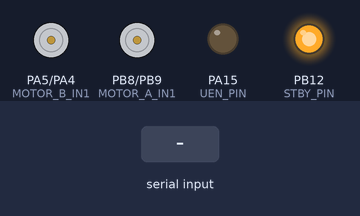
Bench run of a sketch on a simulated STM32 Blue Pill. Shown: motor-driver pin pairs drawn as motors (green arrow = first pin HIGH = forward, orange = second pin HIGH = backward, longer = more drive, scaled by the enable pin, stopped while the standby pin is LOW), output pins drawn as LEDs (lit = HIGH). The inputs (shaded band) are chosen by the test bench. What the sketch prints to the serial monitor is not drawn.

Above: at 2.7 s.
2.8 s: "1" received over the second serial link
At 3.7 s:
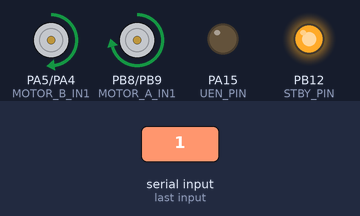
4.3 s: "0" received over the second serial link
At 4.8 s:
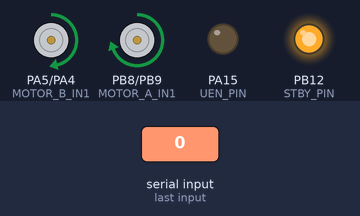
5.8 s: "2" received over the second serial link
At 7.2 s:
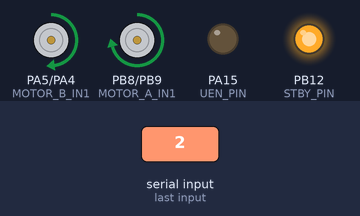
Timing chart, 0 to 8.8 s (numbered marks = the images above; inputs shaded):
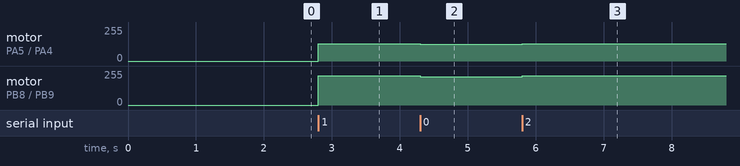

Measured:
- after the input at 2.8 s, motor on PA5 (MOTOR_B_IN1) / PA4 (MOTOR_B_IN2): stopped → forward 130/255 at once; motor on PB8 (MOTOR_A_IN1) / PB9 (MOTOR_A_IN2): stopped → forward 218/255 at once
- after the input at 4.3 s, motor on PA5 (MOTOR_B_IN1) / PA4 (MOTOR_B_IN2): forward 130/255 → forward 124/255 at once; motor on PB8 (MOTOR_A_IN1) / PB9 (MOTOR_A_IN2): forward 218/255 → forward 212/255 at once
- after the input at 5.8 s, motor on PA5 (MOTOR_B_IN1) / PA4 (MOTOR_B_IN2): forward 124/255 → forward 130/255 at once; motor on PB8 (MOTOR_A_IN1) / PB9 (MOTOR_A_IN2): forward 212/255 → forward 218/255 at once

The sketch:

stm-v5-most-centered-block.ino
```cpp
#include <Arduino.h>

// Set WEBSERVER to 0 to disable ESP32 communication
#define WEBSERVER 0

// Set USB_DEBUG to 1 to enable detailed Serial output for debugging
#define USB_DEBUG 0

// Set LINE_SENSOR_MODE to 1 for Raw Mode (calculate position from 8 bits)
#define LINE_SENSOR_MODE 1

#if WEBSERVER
#include <SoftwareSerial.h>
#endif

// --- Pin Definitions ---
#define MOTOR_A_PWM PA1
#define MOTOR_A_IN1 PB8
#define MOTOR_A_IN2 PB9
#define MOTOR_B_PWM PA6
#define MOTOR_B_IN1 PA5
#define MOTOR_B_IN2 PA4
#define UEN_PIN PA15
#define STBY_PIN PB12
#define JUNCTION_PULSE PB4

#if WEBSERVER
#define ESP_RX_PIN PB7     // SL
#define ESP_TX_PIN PB6
#endif

const int SENSOR_BAUD_RATE = 230400; // 5
const int DEBUG_BAUD_RATE = 115200;

#if WEBSERVER
SoftwareSerial espSerial(ESP_RX_PIN, ESP_TX_PIN);
const int ESP_BAUD_RATE = 9600;
#endif

// --- PID and Motor Control Variables ---
float Kp = 4.4;
float Kd = 6;
int SLOW_SPEED = 165;         // The minimum speed for navigating sharp curves
int baseSpeed = 170;          // Keep below 180
int maxSpeed = 255;
int setPoint = 35;
int minSpeed = -255;          // not used

int lastError = 0;
int error = 0;

unsigned long previousTime = 0;  // Time of the last PD calculation (microseconds)

#if WEBSERVER
String received = "";        // Buffer for incoming ESP32 data
bool readingSerial = false;  // Flag indicating if currently reading a command
bool validPrefix = false;    // Flag indicating if the first 2 chars form a valid prefix
#endif

// --- State variables for line tracking and memory ---
const int LAST_END_LEFT = 0;
const int LAST_END_RIGHT = 1;
const int LAST_END_UNKNOWN = 2; // Represents an expired or unknown state
int last_end = LAST_END_UNKNOWN;  // Where the line was last seen. Start as unknown.
const int LAST_END_UPDATE_THRESHOLD = 30;  // Minimum error magnitude to update last_end

// --- Timeout for last_end memory ---
unsigned long last_end_update_time = 0; // Timestamp for the last update
unsigned int LAST_END_TIMEOUT_MS = 200; // "Forget" the last direction after x ms of not seeing a turn.

// --- Grace period for handling dashed lines ---
unsigned long line_lost_time = 0; // Timestamp for when the line was first lost
unsigned int DASHED_LINE_GRACE_PERIOD_MS = 150; // Continue straight for 150ms over gaps

// --- Turn Speeds for Line Lost ---
int LINE_LOST_TURN_SPEED = 255;
int LINE_LOST_PIVOT_SPEED = -255;

// Defines the types of features the robot can identify on the track.
enum LineFeature {
  NORMAL_LINE,   // A standard line that PID can follow.
  JUNCTION,      // A cross-intersection or T-junction (all sensors are on).
  LINE_LOST      // No line is detected by any sensor.
};


struct LineAnalysisResult {
  int position;
  LineFeature featureType;
  bool isComplex; // True if more than one block of sensors is detected
};


void stopmotors();
void pidTurn(int error, bool isComplex);
void motorspeed(int rightmotorspeed, int leftmotorspeed);
void handleLineLost();
LineAnalysisResult analyzeSensorData(uint8_t rawSensorByte);


#if WEBSERVER
bool isValidPrefix(String prefix);
void processCommand(String commandString);
#endif

void setup() {
    // Always begin USB Serial
    Serial.begin(DEBUG_BAUD_RATE);
    delay(1500);
    Serial.println("Initializing USB Debug Serial...");

#if WEBSERVER
    espSerial.begin(ESP_BAUD_RATE);
    Serial.println("Initializing Software Serial for ESP32 comms (PB7=RX, PB6=TX)...");
#endif

    // Always initialize Hardware Serial for the Line Sensor
    Serial1.begin(SENSOR_BAUD_RATE);
    Serial.println("Initializing Hardware Serial1 for Line Sensor...");

    Serial.println("Initializing GPIO Pins...");
    pinMode(MOTOR_A_PWM, OUTPUT);
    pinMode(MOTOR_A_IN1, OUTPUT);
    pinMode(MOTOR_A_IN2, OUTPUT);
    pinMode(MOTOR_B_PWM, OUTPUT);
    pinMode(MOTOR_B_IN1, OUTPUT);
    pinMode(MOTOR_B_IN2, OUTPUT);
    pinMode(STBY_PIN, OUTPUT);
    digitalWrite(STBY_PIN, HIGH);
    pinMode(UEN_PIN, OUTPUT);
    digitalWrite(UEN_PIN, LOW);
    pinMode(JUNCTION_PULSE, INPUT);

    Serial.println("Setup Complete.");
    previousTime = micros();
}

LineAnalysisResult analyzeSensorData(uint8_t rawSensorByte) {
    LineAnalysisResult result;
    result.position = 255; // Default invalid position
    result.isComplex = false; // Default to not complex

    if (rawSensorByte == 0xFF) {
        result.featureType = JUNCTION;
        result.position = 35; // Center position
        return result;
    }
    if (rawSensorByte == 0x00) {
        result.featureType = LINE_LOST;
        return result;
    }

    // --- Convert byte to array ---
    uint8_t sensors[8];
    for (int i = 0; i < 8; i++) {
        sensors[i] = (rawSensorByte >> i) & 0x01;
    }

    // --- Block Finding Logic ---
    int weights[8] = {0, 10, 20, 30, 40, 50, 60, 70};

    struct Block { int start; int len; };
    Block blocks[8]; // Max 8 blocks (e.g., 10101010)
    int block_count = 0;

    // Step 1: Find all contiguous blocks of 'on' sensors
    for (int i = 0; i < 8; ) {
        if (sensors[i] == 1) {
            blocks[block_count].start = i;
            blocks[block_count].len = 0;
            while (i < 8 && sensors[i] == 1) {
                blocks[block_count].len++;
                i++;
            }
            block_count++;
        } else {
            i++;
        }
    }

    if (block_count > 1) {
        result.isComplex = true;
    }

    if (block_count == 0) {
        result.featureType = LINE_LOST;
        return result;
    }

    // Step 2: Find the most centered block
    // This logic replaces the previous "find largest block" logic.
    // It calculates which block is closest to the center of the sensor array (index 3.5)
    // and selects that one to follow. This is more robust for handling forks in the line.
    int most_centered_block_idx = 0;
    if (block_count > 1) {
        float min_dist_to_center = 100.0; // Initialize with a large value
        for (int i = 0; i < block_count; i++) {
            // Calculate the center of the current block
            float block_center = (float)blocks[i].start + ((float)blocks[i].len - 1.0) / 2.0;
            // Calculate the distance from the array's absolute center (3.5)
            float dist_to_center = abs(block_center - 3.5);
            if (dist_to_center < min_dist_to_center) {
                min_dist_to_center = dist_to_center;
                most_centered_block_idx = i;
            }
        }
    }

    // Step 3: Calculate position based on the chosen (most centered) block
    int weighted_sum = 0;
    int sum_of_readings = 0;
    for (int i = blocks[most_centered_block_idx].start; i < blocks[most_centered_block_idx].start + blocks[most_centered_block_idx].len; i++) {
        // We know sensors[i] is 1 inside the block, so we can just add the weight
        weighted_sum += weights[i];
        sum_of_readings++;
    }
    if (sum_of_readings > 0) {
        result.position = weighted_sum / sum_of_readings;
    }

    // If we've gotten this far, we have a normal line reading
    result.featureType = NORMAL_LINE;

    return result;
}


void loop() {
    // Check if the last_end memory has expired due to driving straight for too long
    if (last_end != LAST_END_UNKNOWN && millis() - last_end_update_time > LAST_END_TIMEOUT_MS) {
#if USB_DEBUG
        Serial.println("last_end memory expired. Resetting to UNKNOWN.");
#endif
        last_end = LAST_END_UNKNOWN;
    }

    if (Serial1.available()) {
#if LINE_SENSOR_MODE == 1
        uint8_t rawSensorByte = Serial1.read();
        LineAnalysisResult lineState = analyzeSensorData(rawSensorByte);

        switch (lineState.featureType) {
            case NORMAL_LINE: {
                // If we found the line, reset the dashed line grace period timer
                line_lost_time = 0;

                error = lineState.position - setPoint;

                bool on_left_edge = (rawSensorByte & 0b00000001);
                bool on_right_edge = (rawSensorByte & 0b10000000);

                if (on_left_edge) {
                    last_end = LAST_END_LEFT;
                    last_end_update_time = millis();
                } else if (on_right_edge) {
                    last_end = LAST_END_RIGHT;
                    last_end_update_time = millis();
                }
                pidTurn(error, lineState.isComplex);
                break;
            }
            case JUNCTION: {
                // Reset dashed line timer at junctions as well
                line_lost_time = 0;
#if USB_DEBUG
                Serial.println("Action: Junction Detected. Moving straight and slow.");
#endif
                motorspeed(120, 120);
                break;
            }
            case LINE_LOST: {
                // --- Dashed Line and Line Lost Logic ---
                // Only consider dashed lines if our memory has expired (we're likely on a straight).
                if (last_end == LAST_END_UNKNOWN) {
                    if (line_lost_time == 0) {
                        line_lost_time = millis();
#if USB_DEBUG
                        Serial.println("Line Lost (state UNKNOWN) - Starting grace period for dashed line...");
#endif
                        // Coast forward by continuing previous motor speeds, handled by pidTurn not being called.
                    } else if (millis() - line_lost_time > DASHED_LINE_GRACE_PERIOD_MS) {
                        // Grace period expired. The line is truly lost.
#if USB_DEBUG
                        Serial.println("Grace period expired. Action: Line Lost, UNKNOWN.");
#endif
                        handleLineLost();  // does absolutly nothing in this case
                    }
                    // Within grace period: do nothing, let robot coast.
                } else {
                    // If last_end is known (LEFT or RIGHT).
                    // Skip the grace period and react immediately.
#if USB_DEBUG
                    Serial.print("Line Lost (state KNOWN) - Reacting immediately. Last end: ");
                    Serial.println(last_end == LAST_END_RIGHT ? "RIGHT" : "LEFT");
#endif
                    handleLineLost(); // Will turn immediately
                }
                break;
            }
        }

#elif LINE_SENSOR_MODE == 2
        // To be implemented
#endif

    } else {
        // No sensor data available. Do nothing.
    }

// --- ESP32 Command Processing ---
#if WEBSERVER
    if (espSerial.available() > 0 || readingSerial) {
        readingSerial = true;
        while (espSerial.available() > 0) {
            char ch = (char)espSerial.read();
            if (ch == '\n') {
                if (validPrefix) {
                    processCommand(received);
                }
                received = "";
                readingSerial = false;
                validPrefix = false;
                break;
            }
            received += ch;
            if (received.length() == 2) {
                if (isValidPrefix(received)) {
                    validPrefix = true;
                } else {
                    validPrefix = false;
                    received = "";
                    readingSerial = false;
                    break;
                }
            }
        }
    }
#endif
    // --- End ESP32 Command Processing ---

}  // End loop()

void handleLineLost() { // quite simple as of now
    if (last_end == LAST_END_RIGHT) {
        motorspeed(LINE_LOST_PIVOT_SPEED, LINE_LOST_TURN_SPEED);
    } else if (last_end == LAST_END_LEFT) {
        motorspeed(LINE_LOST_TURN_SPEED, LINE_LOST_PIVOT_SPEED);
    }
}

void pidTurn(int error, bool isComplex) {
    unsigned long currentTime = micros();
    float deltaTime = (currentTime - previousTime) / 1000000.0;
    previousTime = currentTime;

    if (deltaTime <= 0.0 || deltaTime > 0.3) {
        deltaTime = 0.0;
#if USB_DEBUG
        Serial.println("WARN: Invalid deltaTime. Skipping D-term.");
#endif
    }

    float derivative = 0;
    if (deltaTime > 0) {
        derivative = (error - lastError) / deltaTime;
    }

    int motorSpeed = round((Kp * error) + (Kd * derivative));
    lastError = error;

    int dynamicBaseSpeed = baseSpeed;
    // If a complex line is detected (e.g., a split in the line or noise),
    // reduce the base speed to navigate the section more carefully.
    if (isComplex) {
        dynamicBaseSpeed = SLOW_SPEED + 15;
#if USB_DEBUG
        Serial.println("Complex line detected, slowing down.");
#endif
    }

    // The robot's forward speed is now proportional to the tracking error,
    int currentSpeed = map(abs(error), 0, setPoint / 1.5, dynamicBaseSpeed, SLOW_SPEED);
    currentSpeed = constrain(currentSpeed, SLOW_SPEED, dynamicBaseSpeed);

    int leftMotorSpeed = constrain(currentSpeed + motorSpeed, -maxSpeed, maxSpeed);
    int rightMotorSpeed = constrain(currentSpeed - motorSpeed, -maxSpeed, maxSpeed);

#if USB_DEBUG
    if (error > 0) {
        Serial.println("Turning Right (PID)");
    } else if (error < 0) {
        Serial.println("Turning Left (PID)");
    }
#endif
    motorspeed(rightMotorSpeed, leftMotorSpeed);
}

void stopmotors() {
    digitalWrite(MOTOR_A_IN1, LOW);
    digitalWrite(MOTOR_A_IN2, LOW);
    digitalWrite(MOTOR_B_IN1, LOW);
    digitalWrite(MOTOR_B_IN2, LOW);
    analogWrite(MOTOR_A_PWM, 0);
    analogWrite(MOTOR_B_PWM, 0);
#if USB_DEBUG
    Serial.println("STOPMOTORS called");
#endif
}

#if WEBSERVER
bool isValidPrefix(String prefix) {
    return prefix == "KP" || prefix == "KD" || prefix == "MN" || prefix == "BS" || prefix == "MS" ||
           prefix == "SS" || prefix == "SP" || prefix == "LT" || prefix == "DG" || prefix == "TS" ||
           prefix == "PS";
}

void processCommand(String commandString) {
    commandString.trim();
    int colonIndex = commandString.indexOf(':');

    if (colonIndex > 0 && commandString.length() > colonIndex + 1) {
        String command = commandString.substring(0, colonIndex);   // e.g., "KP"
        String valueStr = commandString.substring(colonIndex + 1);  // e.g., "1.23"

#if USB_DEBUG
        Serial.print("  Processing Parsed Command: ");
        Serial.print(command);
        Serial.print(", Value: ");
        Serial.println(valueStr);
#endif

        if (command.equalsIgnoreCase("KP")) {
            Kp = valueStr.toFloat();
#if USB_DEBUG
            Serial.print("  -> Updated Kp = ");
            Serial.println(Kp);
#endif
        } else if (command.equalsIgnoreCase("KD")) {
            Kd = valueStr.toFloat();
#if USB_DEBUG
            Serial.print("  -> Updated Kd = ");
            Serial.println(Kd);
#endif
        } else if (command.equalsIgnoreCase("BS")) {
            baseSpeed = valueStr.toInt();
#if USB_DEBUG
            Serial.print("  -> Updated Base Speed = ");
            Serial.println(baseSpeed);
#endif
        } else if (command.equalsIgnoreCase("MS")) {
            maxSpeed = valueStr.toInt();
#if USB_DEBUG
            Serial.print("  -> Updated Max Speed = ");
            Serial.println(maxSpeed);
#endif
        } else if (command.equalsIgnoreCase("MN")) {
            minSpeed = valueStr.toInt();
#if USB_DEBUG
            Serial.print("  -> Updated minspeed = ");
            Serial.println(minSpeed);
#endif
        } else if (command.equalsIgnoreCase("SS")) {
            SLOW_SPEED = valueStr.toInt();
#if USB_DEBUG
            Serial.print("  -> Updated Slow Speed = ");
            Serial.println(SLOW_SPEED);
#endif
        } else if (command.equalsIgnoreCase("SP")) {
            setPoint = valueStr.toInt();
#if USB_DEBUG
            Serial.print("  -> Updated Set Point = ");
            Serial.println(setPoint);
#endif
        } else if (command.equalsIgnoreCase("LT")) {
            LAST_END_TIMEOUT_MS = valueStr.toInt();
#if USB_DEBUG
            Serial.print("  -> Updated Last End Timeout (ms) = ");
            Serial.println(LAST_END_TIMEOUT_MS);
#endif
        } else if (command.equalsIgnoreCase("DG")) {
            DASHED_LINE_GRACE_PERIOD_MS = valueStr.toInt();
#if USB_DEBUG
            Serial.print("  -> Updated Dash Grace Period (ms) = ");
            Serial.println(DASHED_LINE_GRACE_PERIOD_MS);
#endif
        } else if (command.equalsIgnoreCase("TS")) {
            LINE_LOST_TURN_SPEED = valueStr.toInt();
#if USB_DEBUG
            Serial.print("  -> Updated Line Lost Turn Speed = ");
            Serial.println(LINE_LOST_TURN_SPEED);
#endif
        } else if (command.equalsIgnoreCase("PS")) {
            LINE_LOST_PIVOT_SPEED = valueStr.toInt();
#if USB_DEBUG
            Serial.print("  -> Updated Line Lost Pivot Speed = ");
            Serial.println(LINE_LOST_PIVOT_SPEED);
#endif
        } else {
// This case shouldn't happen if isValidPrefix worked, but good to have
#if USB_DEBUG
            Serial.println("  -> Error: Unknown command type in processCommand");
#endif
        }
    } else {
#if USB_DEBUG
        Serial.println("  -> Error: Invalid command format found in processCommand: " + commandString);
#endif
    }
}

#endif  // WEBSERVER

void motorspeed(int rightmotorspeed, int leftmotorspeed) {
    if (rightmotorspeed > 0) {
        digitalWrite(MOTOR_B_IN1, HIGH);
        digitalWrite(MOTOR_B_IN2, LOW);
    } else if (rightmotorspeed < 0) {
        digitalWrite(MOTOR_B_IN1, LOW);
        digitalWrite(MOTOR_B_IN2, HIGH);
    } else {
        digitalWrite(MOTOR_B_IN1, LOW);
        digitalWrite(MOTOR_B_IN2, LOW);
    }
    analogWrite(MOTOR_B_PWM, constrain(abs(rightmotorspeed), 0, 255));

    if (leftmotorspeed > 0) {
        digitalWrite(MOTOR_A_IN1, HIGH);
        digitalWrite(MOTOR_A_IN2, LOW);
    } else if (leftmotorspeed < 0) {
        digitalWrite(MOTOR_A_IN1, LOW);
        digitalWrite(MOTOR_A_IN2, HIGH);
    } else {
        digitalWrite(MOTOR_A_IN1, LOW);
        digitalWrite(MOTOR_A_IN2, LOW);
    }
    analogWrite(MOTOR_A_PWM, constrain(abs(leftmotorspeed), 0, 255));
}
```
